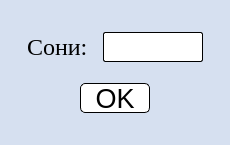
<?xml version="1.0" encoding="UTF-8"?>
<ui version="4.0">
 <class>MainWindow</class>
 <widget class="QMainWindow" name="MainWindow">
  <property name="geometry">
   <rect>
    <x>0</x>
    <y>0</y>
    <width>230</width>
    <height>145</height>
   </rect>
  </property>
  <property name="minimumSize">
   <size>
    <width>230</width>
    <height>145</height>
   </size>
  </property>
  <property name="maximumSize">
   <size>
    <width>230</width>
    <height>145</height>
   </size>
  </property>
  <property name="font">
   <font>
    <family>Times New Roman</family>
    <pointsize>16</pointsize>
   </font>
  </property>
  <property name="windowTitle">
   <string>Maxsulot soni</string>
  </property>
  <property name="styleSheet">
   <string notr="true">#centralwidget{
background-color: #d6e0f0;
}</string>
  </property>
  <widget class="QWidget" name="centralwidget">
   <layout class="QGridLayout" name="gridLayout_2">
    <item row="0" column="1">
     <spacer name="verticalSpacer_2">
      <property name="orientation">
       <enum>Qt::Vertical</enum>
      </property>
      <property name="sizeHint" stdset="0">
       <size>
        <width>20</width>
        <height>8</height>
       </size>
      </property>
     </spacer>
    </item>
    <item row="1" column="0">
     <spacer name="horizontalSpacer_4">
      <property name="orientation">
       <enum>Qt::Horizontal</enum>
      </property>
      <property name="sizeHint" stdset="0">
       <size>
        <width>7</width>
        <height>20</height>
       </size>
      </property>
     </spacer>
    </item>
    <item row="1" column="1">
     <layout class="QGridLayout" name="gridLayout">
      <item row="0" column="0">
       <layout class="QHBoxLayout" name="horizontalLayout">
        <item>
         <widget class="QLabel" name="label">
          <property name="minimumSize">
           <size>
            <width>70</width>
            <height>30</height>
           </size>
          </property>
          <property name="maximumSize">
           <size>
            <width>70</width>
            <height>30</height>
           </size>
          </property>
          <property name="font">
           <font>
            <family>Times New Roman</family>
            <pointsize>18</pointsize>
           </font>
          </property>
          <property name="text">
           <string>Сони:</string>
          </property>
         </widget>
        </item>
        <item>
         <widget class="QLineEdit" name="soni_edit">
          <property name="minimumSize">
           <size>
            <width>100</width>
            <height>30</height>
           </size>
          </property>
          <property name="maximumSize">
           <size>
            <width>100</width>
            <height>30</height>
           </size>
          </property>
          <property name="font">
           <font>
            <family>Times New Roman</family>
            <pointsize>18</pointsize>
           </font>
          </property>
          <property name="styleSheet">
           <string notr="true">
QLineEdit{
border-radius: 2px;
border: 1px solid black;
}
QLineEdit::focus{
border: 2px solid #8181ff;
}</string>
          </property>
          <property name="inputMethodHints">
           <set>Qt::ImhDigitsOnly|Qt::ImhPreferNumbers</set>
          </property>
         </widget>
        </item>
       </layout>
      </item>
      <item row="1" column="0">
       <spacer name="verticalSpacer">
        <property name="orientation">
         <enum>Qt::Vertical</enum>
        </property>
        <property name="sizeType">
         <enum>QSizePolicy::Fixed</enum>
        </property>
        <property name="sizeHint" stdset="0">
         <size>
          <width>20</width>
          <height>15</height>
         </size>
        </property>
       </spacer>
      </item>
      <item row="2" column="0">
       <layout class="QHBoxLayout" name="horizontalLayout_2">
        <item>
         <spacer name="horizontalSpacer">
          <property name="orientation">
           <enum>Qt::Horizontal</enum>
          </property>
          <property name="sizeHint" stdset="0">
           <size>
            <width>40</width>
            <height>20</height>
           </size>
          </property>
         </spacer>
        </item>
        <item>
         <widget class="QPushButton" name="enter">
          <property name="minimumSize">
           <size>
            <width>70</width>
            <height>30</height>
           </size>
          </property>
          <property name="maximumSize">
           <size>
            <width>70</width>
            <height>30</height>
           </size>
          </property>
          <property name="font">
           <font>
            <family>MS Shell Dlg 2</family>
            <pointsize>20</pointsize>
           </font>
          </property>
          <property name="cursor">
           <cursorShape>PointingHandCursor</cursorShape>
          </property>
          <property name="styleSheet">
           <string notr="true">border: 1px solid black;
border-radius: 5px;
background-color: white;</string>
          </property>
          <property name="text">
           <string>OK</string>
          </property>
         </widget>
        </item>
        <item>
         <spacer name="horizontalSpacer_2">
          <property name="orientation">
           <enum>Qt::Horizontal</enum>
          </property>
          <property name="sizeHint" stdset="0">
           <size>
            <width>40</width>
            <height>20</height>
           </size>
          </property>
         </spacer>
        </item>
       </layout>
      </item>
     </layout>
    </item>
    <item row="1" column="2">
     <spacer name="horizontalSpacer_3">
      <property name="orientation">
       <enum>Qt::Horizontal</enum>
      </property>
      <property name="sizeHint" stdset="0">
       <size>
        <width>7</width>
        <height>20</height>
       </size>
      </property>
     </spacer>
    </item>
    <item row="2" column="1">
     <spacer name="verticalSpacer_3">
      <property name="orientation">
       <enum>Qt::Vertical</enum>
      </property>
      <property name="sizeHint" stdset="0">
       <size>
        <width>20</width>
        <height>8</height>
       </size>
      </property>
     </spacer>
    </item>
   </layout>
  </widget>
 </widget>
 <resources>
  <include location="Icons.qrc"/>
 </resources>
 <connections/>
</ui>
